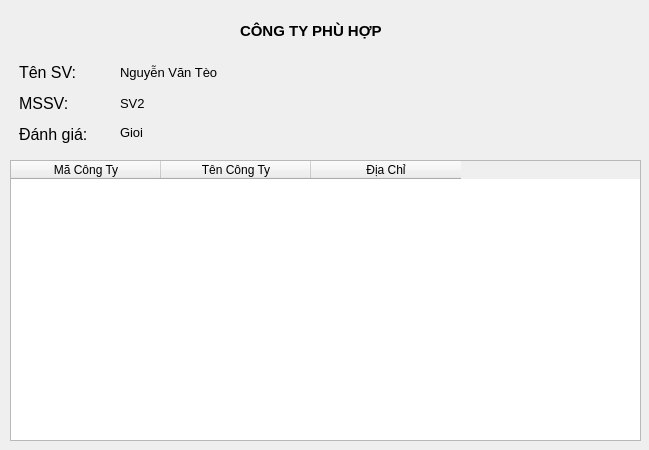
<?xml version="1.0" encoding="UTF-8"?>
<ui version="4.0">
 <class>Dialog</class>
 <widget class="QDialog" name="Dialog">
  <property name="geometry">
   <rect>
    <x>0</x>
    <y>0</y>
    <width>649</width>
    <height>450</height>
   </rect>
  </property>
  <property name="windowTitle">
   <string>QLDSV</string>
  </property>
  <widget class="QTableWidget" name="tableWidget">
   <property name="geometry">
    <rect>
     <x>10</x>
     <y>160</y>
     <width>631</width>
     <height>281</height>
    </rect>
   </property>
   <attribute name="horizontalHeaderDefaultSectionSize">
    <number>150</number>
   </attribute>
   <column>
    <property name="text">
     <string>Mã Công Ty</string>
    </property>
   </column>
   <column>
    <property name="text">
     <string>Tên Công Ty</string>
    </property>
   </column>
   <column>
    <property name="text">
     <string>Địa Chỉ</string>
    </property>
   </column>
  </widget>
  <widget class="QLabel" name="label_16">
   <property name="geometry">
    <rect>
     <x>120</x>
     <y>120</y>
     <width>168</width>
     <height>24</height>
    </rect>
   </property>
   <property name="font">
    <font>
     <pointsize>10</pointsize>
    </font>
   </property>
   <property name="text">
    <string>Gioi</string>
   </property>
  </widget>
  <widget class="QLabel" name="tNSVLabel">
   <property name="geometry">
    <rect>
     <x>19</x>
     <y>60</y>
     <width>70</width>
     <height>24</height>
    </rect>
   </property>
   <property name="font">
    <font>
     <pointsize>12</pointsize>
    </font>
   </property>
   <property name="text">
    <string>Tên SV:</string>
   </property>
  </widget>
  <widget class="QLabel" name="mSSVLabel">
   <property name="geometry">
    <rect>
     <x>19</x>
     <y>91</y>
     <width>56</width>
     <height>24</height>
    </rect>
   </property>
   <property name="font">
    <font>
     <pointsize>12</pointsize>
    </font>
   </property>
   <property name="text">
    <string>MSSV:</string>
   </property>
  </widget>
  <widget class="QLabel" name="label_3">
   <property name="geometry">
    <rect>
     <x>120</x>
     <y>91</y>
     <width>148</width>
     <height>24</height>
    </rect>
   </property>
   <property name="font">
    <font>
     <pointsize>10</pointsize>
    </font>
   </property>
   <property name="text">
    <string>SV2</string>
   </property>
  </widget>
  <widget class="QLabel" name="mSSVLabel_5">
   <property name="geometry">
    <rect>
     <x>19</x>
     <y>122</y>
     <width>87</width>
     <height>24</height>
    </rect>
   </property>
   <property name="font">
    <font>
     <pointsize>12</pointsize>
    </font>
   </property>
   <property name="text">
    <string>Đánh giá:</string>
   </property>
  </widget>
  <widget class="QLabel" name="label_2">
   <property name="geometry">
    <rect>
     <x>120</x>
     <y>60</y>
     <width>148</width>
     <height>24</height>
    </rect>
   </property>
   <property name="font">
    <font>
     <pointsize>10</pointsize>
    </font>
   </property>
   <property name="text">
    <string>Nguyễn Văn Tèo</string>
   </property>
  </widget>
  <widget class="QLabel" name="label_4">
   <property name="geometry">
    <rect>
     <x>240</x>
     <y>20</y>
     <width>231</width>
     <height>22</height>
    </rect>
   </property>
   <property name="font">
    <font>
     <pointsize>11</pointsize>
     <weight>75</weight>
     <bold>true</bold>
    </font>
   </property>
   <property name="text">
    <string>CÔNG TY PHÙ HỢP</string>
   </property>
  </widget>
 </widget>
 <resources/>
 <connections/>
</ui>
